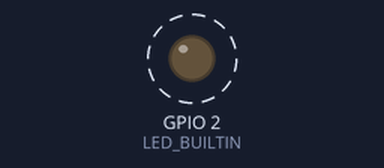
Recording of a sketch running on a simulated ESP8266 (NodeMCU). Shown: output pins drawn as LEDs (lit = HIGH, except the on-board LED, lit = LOW). Dashed ring = blinking. WiFi joins after 1.5 s; servers stay silent unless stated; what the sketch prints to the serial monitor is not drawn.

Above: at 2.0 s.
Timing chart, 0 to 6.1 s (numbered marks = the images above):
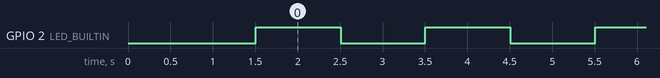

Measured:
- by itself, GPIO 2 (LED_BUILTIN): alternates HIGH for 1.0 s and LOW for 1.0 s

The sketch:

Navi_Tele.ino
```cpp
#include <ESP8266WiFi.h>
#include <ESP8266mDNS.h>
#include <WiFiUdp.h>
#include <ArduinoOTA.h>

const char* ssid = "Marilu Moraes";
const char* senha = "31197618";

void setup() {
  Serial.begin(115200);
  Serial.println("Boot");

  WiFi.mode(WIFI_STA); //definindo unidade como estação
  WiFi.begin(ssid, senha);

  //Tratamento para erro de conexão
  while (WiFi.waitForConnectResult() != WL_CONNECTED){
    if (WiFi.status() == WL_NO_SSID_AVAIL){
      Serial.println("Rede não encontrada! Verifique ponto de rede ou senha");
    }

    if (WiFi.status() == WL_CONNECTION_LOST){
      Serial.println("Conexão perdida temporariamente");
    }

    if (WiFi.status() == WL_IDLE_STATUS){
      Serial.println("Impossível conectar");
    }

    Serial.println("Conexão Falhou! Aguardando Boot");
    delay(5000);
    ESP.restart();
  }

  Serial.println("Conectado!");
  Serial.print("Endereço IP: ");
  Serial.println(WiFi.localIP());
  Serial.println("");

  //Definindo FOTA
  ArduinoOTA.onStart([](){Serial.println("Iniciando FOTA");});
  ArduinoOTA.onEnd([](){Serial.println("Finalizando FOTA");});
  ArduinoOTA.onProgress([](unsigned int progress, unsigned int total){
    Serial.printf("Progresso: %u%%r", (progress/(total/100)));
  });
  ArduinoOTA.onError([](ota_error_t error){Serial.printf("Erro [%u]: ", error);
  if (error == OTA_BEGIN_ERROR){
    Serial.println("Autenticação falhou");
  } else if (error == OTA_BEGIN_ERROR){
    Serial.println("Inicialização falhou");
  } else if (error == OTA_CONNECT_ERROR){
    Serial.println("Falha de conexão");
  } else if (error == OTA_RECEIVE_ERROR){
    Serial.println("Falha de recepção");
  } else if (error == OTA_END_ERROR){
    Serial.println("Falha na finalização");
  } else {
    Serial.println("Erro desconhecido");
  }
  });

  //Inicializando FOTA
  ArduinoOTA.begin();
  Serial.println("Pronto para FOTA");
  Serial.print("Endereço IP: ");
  Serial.println(WiFi.localIP());

  pinMode(LED_BUILTIN, OUTPUT);
}

void loop() {
  ArduinoOTA.handle();
  digitalWrite(LED_BUILTIN, HIGH);
  delay(1000);
  digitalWrite(LED_BUILTIN, LOW);
  delay(1000);
}
```
